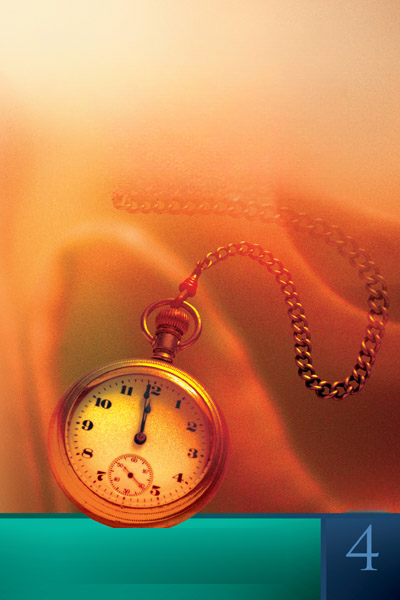
#> input picture covers/cagnesil/cag-4-notitle-source.png, 400 x 600 px; its folder holds 4 pictures in this run
$ python make_khmer.py cag-10-notitle-source-4x.png
#> lines starting #> are read from the running program, lines starting #| are printed output that depends on the picture
"""Çağ ve Nesil 4–10 on the herkul.app covers (erase_title.py): Khmer title in the place of the script title, white
with a soft dark shadow like the original (vol 4: dark red, like its title); no author, no logo; the original number
box stays. Titles from the translations (chapter titles / title pages / forewords).

    python3 make_khmer.py [--hd] 4 5 6 7 8 9 10
Writes khmer-N.png (400x600) or khmer-N-hd.png (1600x2400).
"""
import sys
from pathlib import Path

from PIL import Image, ImageChops, ImageDraw, ImageFilter, ImageFont

HERE = Path(__file__).parent
FONTS = HERE.parent / "fonts"
COVER = (0, 0, 400, 600)
CORNER = 8
WHITE, RED = (255, 250, 236), (128, 22, 16)

# text, max width, ink height, centre x, centre y — per volume (400x600 source px)
TITLES = {
    4: [("ចំណែកមាស", 290, 66, 200, 92), ("នៃពេលវេលា", 290, 60, 205, 165)],                 # chapter 1
    5: [("ពេលដែលថ្ងៃទាំងឡាយ", 300, 52, 205, 115), ("រសាត់ទៅរក", 300, 38, 215, 172),
        ("រដូវផ្ការីក", 280, 50, 215, 240)],                                                  # chapter 2
    6: [("គំនិត", 220, 74, 190, 128), ("ដែលដុះបៃតង", 300, 66, 205, 200)],                    # «គំនិតដែលដុះបៃតង»
    7: [("ជើងមេឃ", 220, 82, 200, 150), ("ដែលពន្លឺលេចមក", 240, 46, 200, 222)],                # «ជើងមេឃដែលពន្លឺលេចមក»
    8: [("ចលនាមួយ", 270, 60, 185, 90), ("ដែលគំរូ", 250, 60, 200, 158), ("មកពីខ្លួនឯង", 280, 60, 200, 226)],
    9: [("សំឡេងស្រែក", 280, 66, 200, 178), ("នៃភាពស្ងៀម", 280, 66, 205, 252)],
    # new Süreyya design (erase_title_10.py): gold title on the purple gradient where the Turkish title was
    10: [("ផ្លូវនៃអ្នកដែលបាន", 300, 56, 200, 392), ("ឧទ្ទិសខ្លួនចំពោះអល់ឡោះ", 340, 56, 200, 456)],   # chapter
}
GOLD = (242, 218, 84)


def fit(font_path, text, max_w, ink_h):
    size = 8
    while True:
        f = ImageFont.truetype(str(font_path), size + 1, layout_engine=ImageFont.Layout.RAQM)
        l, t, r, b = f.getbbox(text, language="km")
        if r - l > max_w or b - t > ink_h:
            return ImageFont.truetype(str(font_path), size, layout_engine=ImageFont.Layout.RAQM)
        size += 1


def build(volume="6", hd=False, font="Battambang", round_corners=True):
#> called with volume = '4', hd = False, font = 'Battambang', round_corners = True
    v, k = int(volume), (4 if hd else 1)
    im = Image.open(HERE / f"cag-{v}-notitle-source{'-4x' if hd else ''}.png").convert("RGB")
#> im is the input picture: PIL image 400x600 RGB; mean R, G, B 184.2, 128.9, 84.8
    ink, shade = {4: (RED, (255, 236, 200)), 10: (GOLD, (30, 8, 30))}.get(v, (WHITE, (40, 20, 10)))
    for text, max_w, ink_h, cx, cy in TITLES[v]:
        f = fit(FONTS / f"{font}.ttf", text, max_w * k, ink_h * k)
        l, t, r, b = f.getbbox(text, language="km")
        pad = int(20 * k)
        w, h = r - l + 2 * pad, b - t + 2 * pad
        glyphs = Image.new("L", (w, h), 0)
        ImageDraw.Draw(glyphs).text((-l + pad, -t + pad), text, font=f, fill=255, language="km")
        x, y = int(cx * k - w / 2), int(cy * k - h / 2)
        sh = ImageChops.offset(glyphs.filter(ImageFilter.GaussianBlur(2.5 * k)), round(1.5 * k), round(2 * k))
        im.paste(shade, (x, y), sh.point(lambda p: int(p * 0.6)))
        im.paste(ink, (x, y), glyphs)
#> this loop made 2 passes
#> pass 1, in build, `sh = ImageChops.offset(glyphs.filter(ImageFilter.GaussianBlur(2.5 * k)..`:
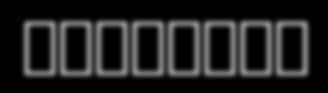
#> sh: PIL image 328x93 L; min 0, max 141, mean 33.1
#> pass 2, in build, `sh = ImageChops.offset(glyphs.filter(ImageFilter.GaussianBlur(2.5 * k)..`:
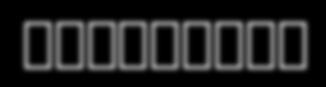
#> sh: PIL image 326x87 L; min 0, max 132, mean 32.5
#> after the loop:
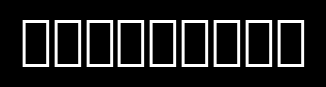
#> glyphs: PIL image 326x87 L; min 0, max 255, mean 32.5
#> after the loop:
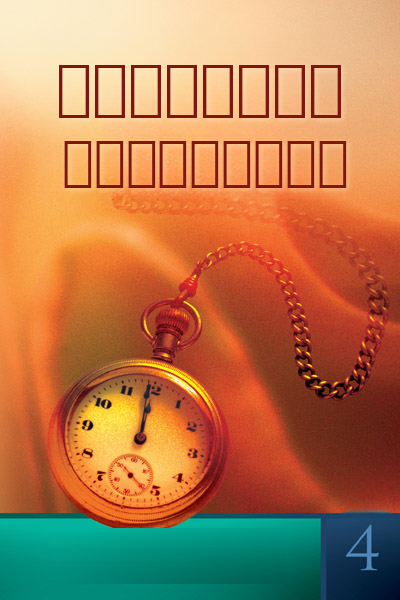
#> im: PIL image 400x600 RGB; mean R, G, B 180.4, 124.4, 82.3
    if not round_corners:
        return im
    mask = Image.new("L", im.size, 0)
#> mask: PIL image 400x600 L; every value is 0
    ImageDraw.Draw(mask).rounded_rectangle((0, 0, im.width - 1, im.height - 1), CORNER * k, fill=255)
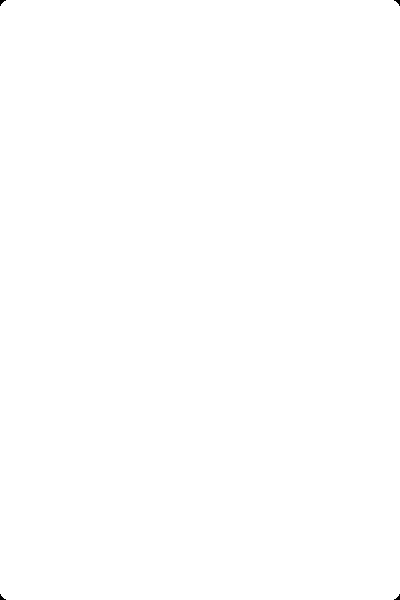
#> mask: PIL image 400x600 L; 100% white; 4 black regions (4 under 20 px)
    out = im.convert("RGBA")
    out.putalpha(mask)
    return out


if __name__ == "__main__":
    args = sys.argv[1:]
    hd = "--hd" in args
    for v in [a for a in args if a.isdigit()] or [str(n) for n in TITLES]:
        out = HERE / f"khmer-{v}{'-hd' if hd else ''}.png"
#> (the run stopped early here; a loop or call above may not have finished)
